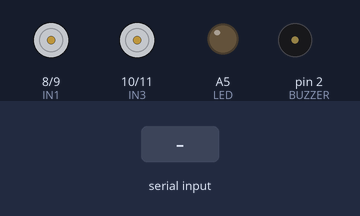
The sketch below on a simulated Arduino Uno, built with avr-gcc and run on an emulated ATmega328P. Shown: motor-driver pin pairs drawn as motors (green arrow = first pin HIGH = forward, orange = second pin HIGH = backward, longer = more drive, scaled by the enable pin), output pins drawn as LEDs (lit = HIGH), buzzer (waves = sounding, pin HIGH). Inputs (shaded band) come from the test bench. What the sketch prints to the serial monitor is not drawn.

Above: at 1.2 s.
1.3 s: "F" received over Serial
At 1.8 s:
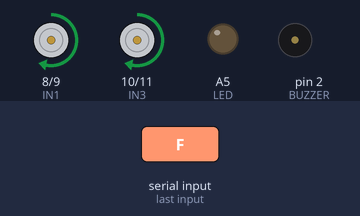
2.8 s: byte 50 ('2') received over Serial
At 4.0 s:
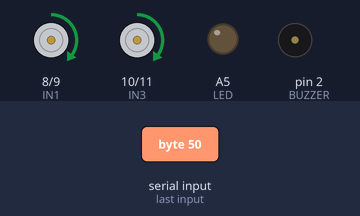
4.3 s: "B" received over Serial
At 5.3 s:
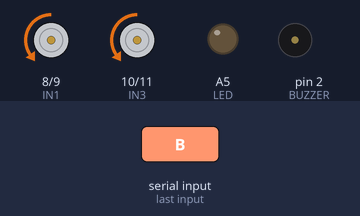
5.8 s: byte 53 ('5') received over Serial
At 6.4 s:
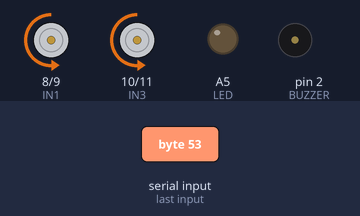
7.3 s: "L" received over Serial
At 7.6 s:
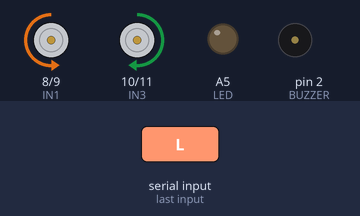
8.8 s: byte 51 ('3') received over Serial
At 9.9 s:
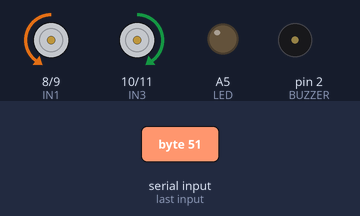
Timing chart, 0 to 11.3 s (numbered marks = the images above; inputs shaded):
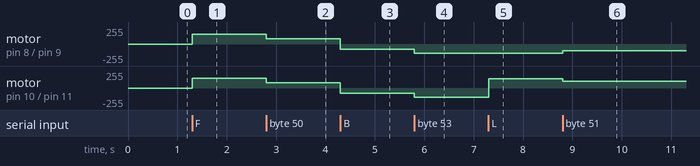

The sketch:

soccer-bot-ball.ino
```cpp
// ----- L298N Motor Driver Pin Connections -----
#define ENA 5     // Left motor speed (PWM)
#define IN1 8     // Left motor direction
#define IN2 9
#define IN3 10    // Right motor direction
#define IN4 11
#define ENB 6     // Right motor speed (PWM)

// Optional: Buzzer and LED pins (if used)
#define BUZZER 2
#define LED A5

int valSpeed = 150;  // Reduced default speed (0–255)
char command;        // Command received from Bluetooth

void setup() {
  pinMode(ENA, OUTPUT);
  pinMode(ENB, OUTPUT);
  pinMode(IN1, OUTPUT);
  pinMode(IN2, OUTPUT);
  pinMode(IN3, OUTPUT);
  pinMode(IN4, OUTPUT);
  pinMode(BUZZER, OUTPUT);
  pinMode(LED, OUTPUT);

  analogWrite(ENA, valSpeed);
  analogWrite(ENB, valSpeed);

  Serial.begin(9600); // Communicate with HC-05
  Serial.println("⚽ Soccer Bot Ready!");
}

void loop() {
  if (Serial.available()) {
    command = Serial.read();
    Serial.println(command);

    switch (command) {
      case 'F': forward(); break;
      case 'B': backward(); break;
      case 'L': left(); break;
      case 'R': right(); break;
      case 'S': stopBot(); break;
      case 'Y': horn(); break;
      case 'X': digitalWrite(LED, HIGH); break;
      case 'x': digitalWrite(LED, LOW); break;

      // Speed control (0–9)
      case '0': setSpeed(0); break;
      case '1': setSpeed(60); break;
      case '2': setSpeed(80); break;
      case '3': setSpeed(100); break;
      case '4': setSpeed(120); break;
      case '5': setSpeed(140); break;
      case '6': setSpeed(150); break;
      case '7': setSpeed(160); break;
      case '8': setSpeed(175); break;
      case '9': setSpeed(190); break;
    }
  }
}

void forward() {
  digitalWrite(IN1, HIGH); digitalWrite(IN2, LOW);
  digitalWrite(IN3, HIGH); digitalWrite(IN4, LOW);
}

void backward() {
  digitalWrite(IN1, LOW); digitalWrite(IN2, HIGH);
  digitalWrite(IN3, LOW); digitalWrite(IN4, HIGH);
}

void left() {
  digitalWrite(IN1, LOW); digitalWrite(IN2, HIGH);
  digitalWrite(IN3, HIGH); digitalWrite(IN4, LOW);
}

void right() {
  digitalWrite(IN1, HIGH); digitalWrite(IN2, LOW);
  digitalWrite(IN3, LOW); digitalWrite(IN4, HIGH);
}

void stopBot() {
  digitalWrite(IN1, LOW); digitalWrite(IN2, LOW);
  digitalWrite(IN3, LOW); digitalWrite(IN4, LOW);
}

void horn() {
  digitalWrite(BUZZER, HIGH);
  delay(200);
  digitalWrite(BUZZER, LOW);
}

void setSpeed(int spd) {
  valSpeed = spd;
  analogWrite(ENA, valSpeed);
  analogWrite(ENB, valSpeed);
}
```

Measured:
- after the input at 1.3 s, motor on pin 8 (IN1) / pin 9 (IN2), motor on pin 10 (IN3) / pin 11 (IN4): stopped → forward 150/255 at once
- after the input at 2.8 s, motor on pin 8 (IN1) / pin 9 (IN2), motor on pin 10 (IN3) / pin 11 (IN4): forward 150/255 → forward 80/255 at once
- after the input at 4.3 s, motor on pin 8 (IN1) / pin 9 (IN2), motor on pin 10 (IN3) / pin 11 (IN4): forward 80/255 → backward 80/255 at once
- after the input at 5.8 s, motor on pin 8 (IN1) / pin 9 (IN2), motor on pin 10 (IN3) / pin 11 (IN4): backward 80/255 → backward 140/255 at once
- after the input at 7.3 s, motor on pin 10 (IN3) / pin 11 (IN4): backward 140/255 → forward 140/255 at once
- after the input at 8.8 s, motor on pin 8 (IN1) / pin 9 (IN2): backward 140/255 → backward 100/255 at once; motor on pin 10 (IN3) / pin 11 (IN4): forward 140/255 → forward 100/255 at once
